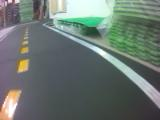
#> input picture test_data/img/100_cam-image_array_.jpg, 160 x 120 px; its folder holds only this picture in this run
$ python edge.py
#> lines starting #> are read from the running program, lines starting #| are printed output that depends on the picture; after the words box and inside, x2 and y2 are one past the last pixel; in counts of white or black regions, pixels touching at a corner belong together
import cv2
import numpy as np
import glob

def calc_edges(img, tresh1=100, tresh2=200):
    blur = cv2.GaussianBlur(img,(3,3),0.5)
    out = cv2.Canny(blur, tresh1, tresh2)
    return cv2.morphologyEx(out,cv2.MORPH_CLOSE,(2,2))


def sort_numbered_fname(e):
    import re
    match = re.search('([^0-9]*)([0-9]+)(.*)', e)
    num = int(match[2])
    return num


if __name__ == "__main__":
    # Get list of images
    img_dir = 'test_data/img/'
    fname = glob.glob(img_dir + '*.jpg')
    fname.sort(key=sort_numbered_fname)

    CANNY_TRS1 = 60
    CANNY_TRS2 = CANNY_TRS1 * 2

    for i in range(len(fname)):
        img = cv2.imread(fname[i], cv2.IMREAD_GRAYSCALE)
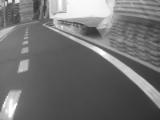
#> img: shape (120, 160); min 45, max 255, mean 113.2
        edges = calc_edges(img, CANNY_TRS1, CANNY_TRS2)
#> in calc_edges, `out = cv2.Canny(blur, tresh1, tresh2)`:
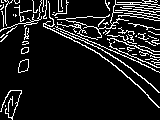
#> out: shape (120, 160); 11.7% white in thin lines or dots
#> in calc_edges, `return cv2.morphologyEx(out,cv2.MORPH_CLOSE,(2,2))`:
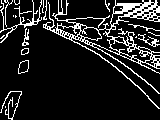
#> returned value: shape (120, 160); 13.6% white in thin lines or dots
        out = img
        out[edges != 0] = 0
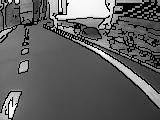
#> out: shape (120, 160); 13.63% of pixels changed, all inside (x1, y1, x2, y2) = (0, 0, 160, 120)
        cv2.imshow('out', out)
        cv2.imshow('edges', edges)
        if cv2.waitKey() == ord('q'):
#> (key q is pressed here)
            break

    cv2.destroyAllWindows()

$ run again, on test_data/img/106_cam-image_array_.jpg
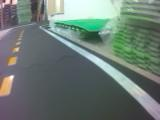
#> input picture test_data/img/106_cam-image_array_.jpg, 160 x 120 px
#> in calc_edges, `out = cv2.Canny(blur, tresh1, tresh2)`:
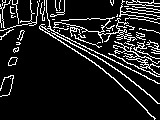
#> out: shape (120, 160); 12.1% white in thin lines or dots
#> `out[edges != 0] = 0`:
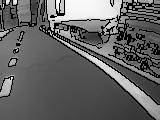
#> out: shape (120, 160); min 0, max 255, mean 98.5
